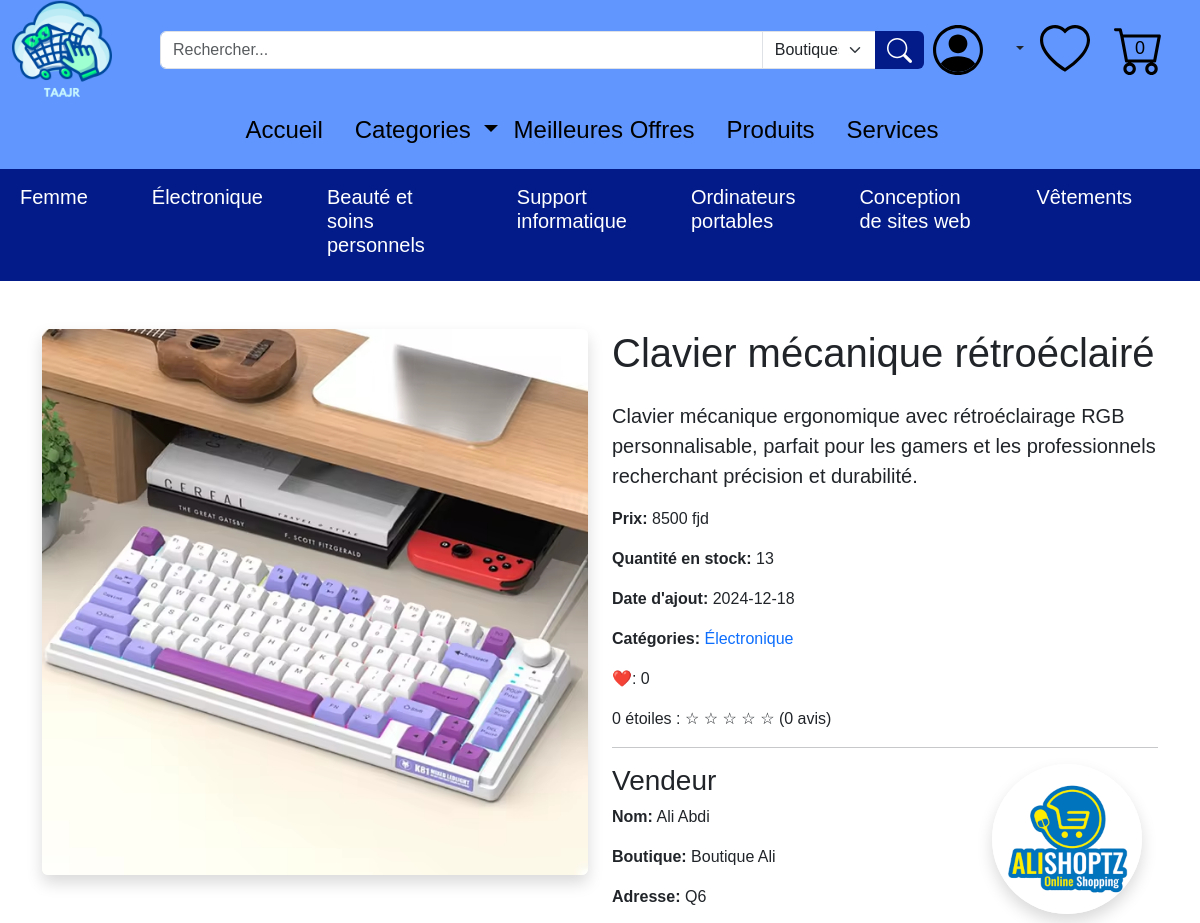
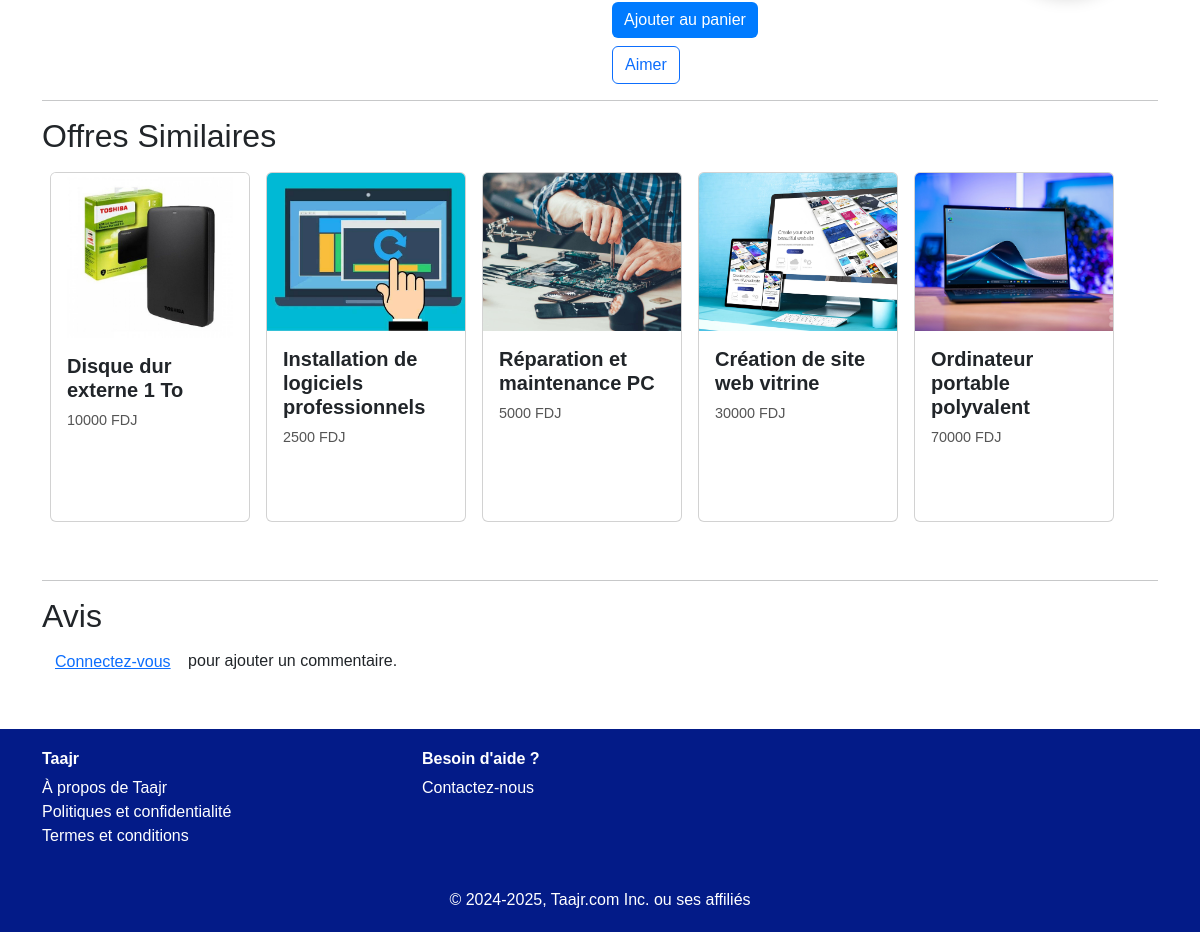
The app's page /offre_details/62, older data (2 pictures, top to bottom).
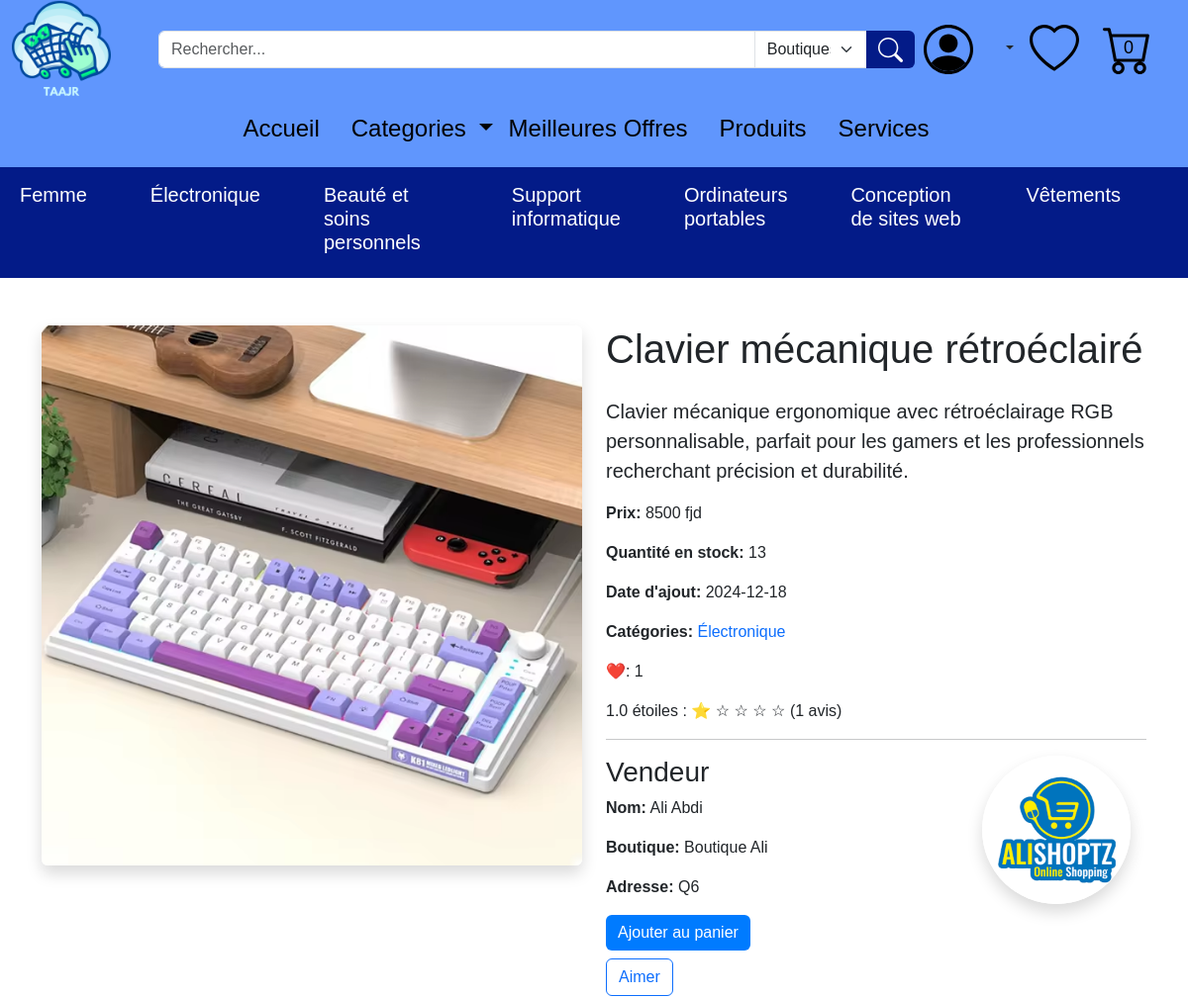
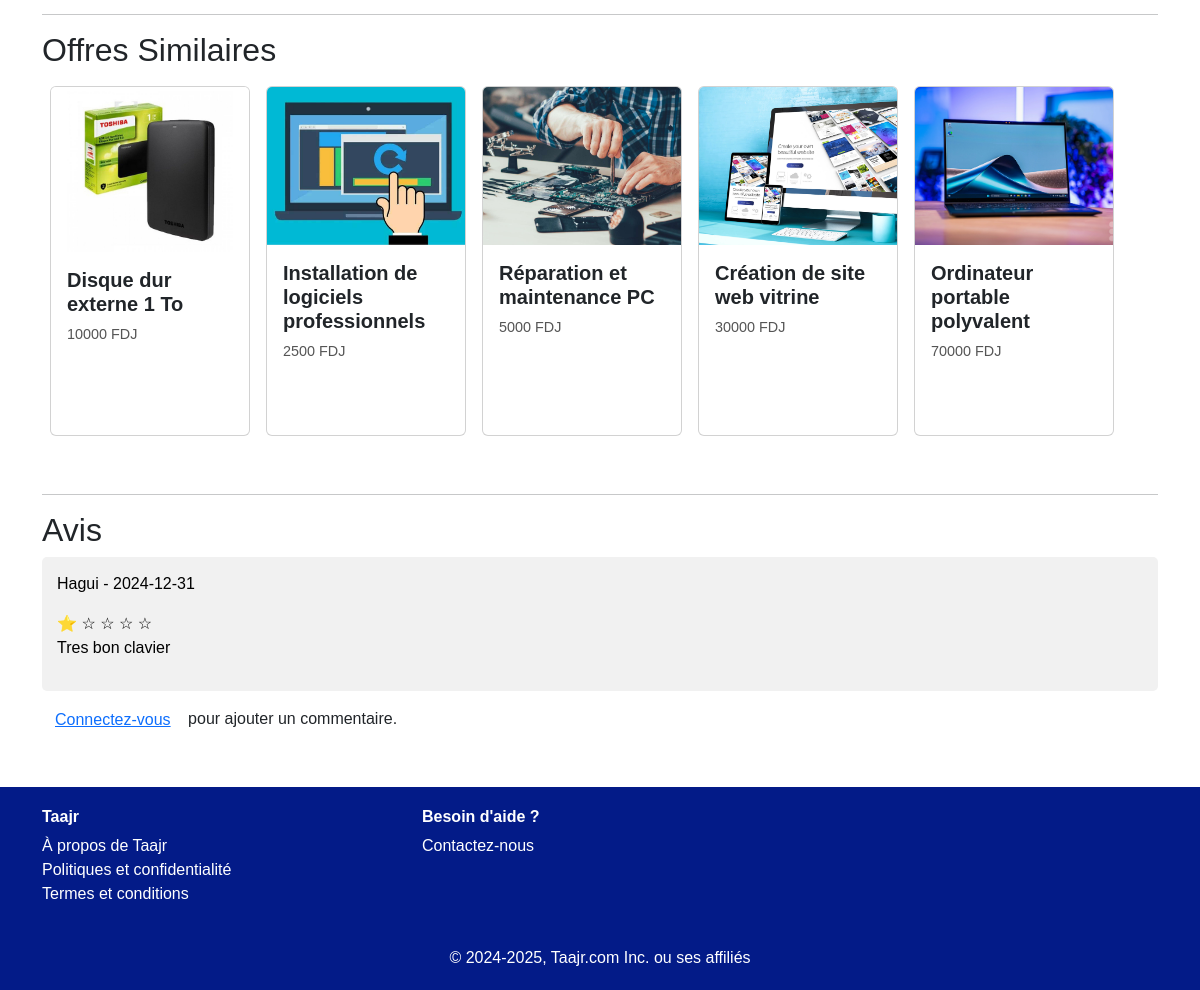
The same page, newer data (2 pictures, top to bottom).
### tables this page shows
CREATE TABLE "categorie" (
    ID_cat INTEGER PRIMARY KEY AUTOINCREMENT,
    nom_cat CHAR(50)
, description CHAR(255), image CHAR(100));

CREATE TABLE "offre" (
    ID_off INTEGER PRIMARY KEY AUTOINCREMENT,
    libelle_off CHAR(50),
    description_off CHAR(50),
    quantite_en_stock INTEGER,
    prix_off INTEGER,
    date_off DATE DEFAULT (date('now', 'localtime')),
    type_off CHAR(50),
    ID_uti INTEGER, image_off CHAR(50),
    FOREIGN KEY (ID_uti) REFERENCES "utilisateur"(ID_uti)
);

CREATE TABLE "utilisateur" (
    ID_uti INTEGER PRIMARY KEY AUTOINCREMENT,
    nom_uti CHAR(50),
    prenom_uti CHAR(50),
    email_uti CHAR(50),
    telephone CHAR(50),
    date_inscription DATE DEFAULT (date('now', 'localtime')),
    type_uti CHAR(50)
, date_naissance DATE, genre CHAR(50), mot_de_passe CHAR(255));

CREATE TABLE "Details_Vendeur" (
    ID_uti INTEGER,
    nom_boutique CHAR(50), 
    adresse_boutique CHAR(50), logo CHAR(50), description CHAR(255),
    FOREIGN KEY (ID_uti) REFERENCES "utilisateur"("ID_uti")
    );

CREATE TABLE "avis" (
    ID_avis INTEGER PRIMARY KEY AUTOINCREMENT,
    comment_avis CHAR(50),
    date_avis DATE DEFAULT (date('now', 'localtime')),
    ID_off INTEGER,
    ID_uti INTEGER,
    Etoiles INTEGER CHECK(Etoiles BETWEEN 1 AND 5),
    FOREIGN KEY (ID_off) REFERENCES "offre"(ID_off),
    FOREIGN KEY (ID_uti) REFERENCES "utilisateur"(ID_uti)
);

### app.py (the view, shortened to what this page needs)
@app.route('/offre_details/<int:offre_id>', methods=['GET', 'POST'])
def offre_details(offre_id):
    offre = db.execute("SELECT * FROM offre WHERE ID_off = ?", offre_id)
    if (not offre):
        flash("Offre non trouvée.", "danger")
        return redirect(url_for('index'))
    offre = offre[0]
    category = db.execute("""
        SELECT c.ID_cat, c.nom_cat FROM appartenir a
        JOIN categorie c ON a.ID_cat = c.ID_cat
        WHERE a.ID_off = ?
    """, offre_id)
    category_ids = [cat['ID_cat'] for cat in category]
    if (category_ids):
        similar_offers = db.execute(f"""
            SELECT DISTINCT offre.*
            FROM offre
            JOIN appartenir ON offre.ID_off = appartenir.ID_off
            WHERE appartenir.ID_cat IN ({','.join(['?']*len(category_ids))})
              AND offre.ID_off != ?
            LIMIT 10
        """, *category_ids, offre_id)
    else:
        similar_offers = []
    seller = db.execute("""
        SELECT utilisateur.nom_uti, utilisateur.prenom_uti, Details_Vendeur.nom_boutique, Details_Vendeur.adresse_boutique, Details_Vendeur.logo
        FROM utilisateur
        JOIN Details_Vendeur ON utilisateur.ID_uti = Details_Vendeur.ID_uti
        WHERE utilisateur.ID_uti = ?
    """, offre['ID_uti'])
    seller_info = seller[0] if seller else None
    avis = db.execute("""
        SELECT avis.comment_avis, avis.date_avis, avis.Etoiles, utilisateur.nom_uti AS user_name
        FROM avis
        JOIN utilisateur ON avis.ID_uti = utilisateur.ID_uti
        WHERE avis.ID_off = ?
    """, offre_id)
    likes_count = db.execute("SELECT COUNT(*) AS count FROM likes WHERE ID_off = ?", offre_id)[0]['count']
    avg_stars = db.execute("SELECT COALESCE(AVG(Etoiles), 0) AS average FROM avis WHERE ID_off = ?", offre_id)[0]['average']
    ratings_count = db.execute("SELECT COUNT(*) AS count FROM avis WHERE ID_off = ?", offre_id)[0]['count']
    return render_template('un_offre.html', offre=offre, avis=avis, similar_offers=similar_offers, seller_info=seller_info, category=category, likes_count=likes_count, avg_stars=avg_stars, ratings_count=ratings_count)

### templates/un_offre.html (shortened to what this page needs)
{% extends "layout.html" %}
{% block content %}
<div class="row">
    <div class="col-md-6">
        <img src="/static/{{ offre.image_off }}" alt="{{ offre.libelle_off }}" class="img-fluid rounded shadow">
    </div>
    <div class="col-md-6">
        <h1 class="mb-4">{{ offre.libelle_off }}</h1>
        <p class="lead">{{ offre.description_off }}</p>
        <p><strong>Prix:</strong> {{ offre.prix_off }} fjd</p>
        <p><strong>Quantité en stock:</strong> {{ offre.quantite_en_stock }}</p>
        <p><strong>Date d'ajout:</strong> {{ offre.date_off }}</p>
        <p><strong>Catégories:</strong>
            {% for categor in category %}
                <a href="{{ url_for('category_offers', category_id=categor.ID_cat) }}">{{ categor.nom_cat }}</a>{% if not loop.last %}, {% endif %}
            {% endfor %}
        </p>
        <p>❤️: {{ likes_count }}</p>
        <p>
            {{ avg_stars | round(1) }} étoiles :
            {% for i in range(1,6) %}
                {% if avg_stars >= i %}
                    ⭐
                {% elif avg_stars >= i - 0.5 %}
                    ☆
                {% else %}
                    ☆
                {% endif %}
            {% endfor %}
            ({{ ratings_count }} avis)
        </p>
        <hr>
        <div class="row">
            <div class="col-md-8">
            <h3>Vendeur</h3>
                <p><strong>Nom:</strong> {{ seller_info.prenom_uti }} {{ seller_info.nom_uti }}</p>
                <p><strong>Boutique:</strong> {{ seller_info.nom_boutique }}</p>
                <p><strong>Adresse:</strong> {{ seller_info.adresse_boutique }}</p>
            </div>
            <div class="col-md-4">
                {% if seller_info.logo %}
                    <a href="{{ url_for('boutique', vendeur_id=offre.ID_uti) }}">
                        <img src="/static/{{ seller_info.logo }}" alt="Logo de la boutique" class="img-fluid rounded-circle shadow" style="width: 150px; height: 150px; object-fit: cover;">
                    </a>
                {% endif %}
            </div>
        </div>
        {% if offre.ID_off in cart_ids %}
            <form method="POST" action="{{ url_for('remove_from_cart') }}">
                <input type="hidden" name="product_id" value="{{ offre.ID_off }}">
                <button type="submit" class="btn btn-warning">Retirer du panier</button>
            </form>
        {% else %}
            <form method="POST" action="{{ url_for('Ajouter_au_panier') }}">
                <button type="submit" class="btn btn-primary">Ajouter au panier</button>
            </form>
        {% endif %}
        {% if offre.ID_off in favoris_ids %}
            <form method="POST" action="{{ url_for('unlike_offer') }}">
                <input type="hidden" name="offer_id" value="{{ offre.ID_off }}">
                <button type="submit" class="btn btn-danger mt-2">Retirer des favoris</button>
            </form>
        {% else %}
            <form method="POST" action="{{ url_for('like_offer') }}">
                <button type="submit" class="btn btn-outline-primary mt-2">Aimer</button>
            </form>
        {% endif %}
    </div>
</div>
<hr>
<h2>Offres Similaires</h2>
<div class="similar-offers-container">
    {% for similar_offer in similar_offers %}
        <a href="{{ url_for('offre_details', offre_id=similar_offer.ID_off) }}" class="card-link">
            <div class="card m-2">
                <img src="/static/{{ similar_offer.image_off }}" class="card-img-top" alt="{{ similar_offer.libelle_off }}">
                <div class="card-body">
                    <h5 class="card-title">{{ similar_offer.libelle_off }}</h5>
                    <p class="card-text">{{ similar_offer.prix_off }}  FDJ</p>
                </div>
            </div>
        </a>
    {% endfor %}
</div>
<hr>
<h2>Avis</h2>
{% for avis_item in avis %}
    <div class="review">
        <p>{{ avis_item.user_name }} - {{ avis_item.date_avis }}</p>
        <div class="star-rating">
            {% for star in range(1, 6) %}
                {% if star <= avis_item.Etoiles %}
                    ⭐
                {% else %}
                    ☆
                {% endif %}
            {% endfor %}
        </div>
        <p>{{ avis_item.comment_avis }}</p>
    </div>
{% endfor %}
{% if session.user_id %}
    <form action="{{ url_for('offre_details', offre_id=offre.ID_off) }}" method="post" class="mt-4">
        <input type="hidden" name="etoiles" id="etoiles" value="0">
        <div class="star-rating-input">
            <span class="star" data-value="1">☆</span>
            <span class="star" data-value="2">☆</span>
            <span class="star" data-value="3">☆</span>
            <span class="star" data-value="4">☆</span>
            <span class="star" data-value="5">☆</span>
            <input type="hidden" name="etoiles" id="etoiles" value="0">
        </div>
        <div class="mb-3">
            <textarea name="commentaire" class="form-control" rows="3" required placeholder="Ajouter un commentaire"></textarea>
        </div>
        <button type="submit" class="btn btn-primary">Soumettre</button>
    </form>
    <script>
        const stars = document.querySelectorAll('.star');
        const etoilesInput = document.getElementById('etoiles');
        stars.forEach(star => {
            star.addEventListener('click', () => {
                const rating = star.getAttribute('data-value');
                etoilesInput.value = rating;
                stars.forEach(s => {
                    if(s.getAttribute('data-value') <= rating){
                        s.src = 'static/Images/StarS.svg';
                    } else {
                        s.src = 'static/Images/Star.svg';
                    }
                });
            });
        });
        document.addEventListener('DOMContentLoaded', function() {
            const stars = document.querySelectorAll('.star-rating-input .star');
            const etoilesInput = document.getElementById('etoiles');
            stars.forEach(star => {
                star.addEventListener('click', function() {
                    const rating = this.getAttribute('data-value');
                    etoilesInput.value = rating;
                    stars.forEach(s => {
                        if (s.getAttribute('data-value') <= rating) {
                            s.textContent = '⭐';
                        } else {
                            s.textContent = '☆';
                        }
                    });
                });
            });
        });
    </script>
{% else %}
    <p><a href="{{ url_for('connexion') }}" class="btn btn-link">Connectez-vous</a> pour ajouter un commentaire.</p>
{% endif %}
{% endblock %}

### templates/layout.html (shortened to what this page needs)
<!DOCTYPE html>
<html lang="fr">
<head>
  <link href="/static/bootstrap-5.3.3-dist/css/bootstrap.min.css" rel="stylesheet">
  <link rel="stylesheet" href="/static/style.css">
  <link rel="stylesheet" href="{{ url_for('static', filename='style.css') }}">
</head>
<body>
    <header>
        <div style="background-color: #6096FD;">
            <div class="container-fluid d-flex align-items-center">
              <a href="/"><img src="/static/Images/Taajr(1).png" width="100px" class="me-5"></a>
              <form action="{{ url_for('search') }}" method="GET" class="d-flex justify-content-center my-3" style="width: 65%;">
                <div class="input-group">
                    <input type="text" name="query" class="form-control" placeholder="Rechercher..." required>
                    <select name="category" class="form-select" style="max-width: 15%;">
                        <option value="boutique">Boutiques</option>
                    </select>
                    <button type="submit" class="btn btn-primary"  style="background-color: #031B88; border-color: #031B88;">
                        <img src="/static/Images/search.svg" width="25px" height="25px">
                    </button>
                </div>
              </form>
              <div class="d-flex align-items-center ms-auto">
                  <div class="dropdown">
                      <div class="dropdown-toggle" id="userDropdown" role="button" data-bs-toggle="dropdown" aria-expanded="false">
                          <img src="/static/Images/Maquette Taajr/person-circle.svg" width="50px" class="me-4">
                      </div>
                  </div>
                  <a href="/Favoris" class="ms-3">
                    <img src="/static/Images/Maquette Taajr/heart.svg" width="50px" class="me-4">
                  </a>
                  <a href="{{ url_for('Panier') }}" class="cart-icon">
                      <img src="/static/Images/Maquette Taajr/cart.svg" width="50px" class="me-4">
                      <span class="cart-count">{{ cart_ids|length }}</span>
                  </a>
              </div>
            </div>
        </div>
        <nav class="navbar navbar-expand-lg navbar-dark" style="background-color: #6096FD;">
            <div class="container">
                <div class="collapse navbar-collapse justify-content-center" id="navbarNav">
                    <h4>
                        <ul class="navbar-nav ms-auto">
                            <li class="nav-item me-3">
                                <a class="nav-link {% if request.path == '/' %}text-white{% else %}text-black{% endif %}" href="/">Accueil</a>
                            </li>
                            <li class="nav-item dropdown">
                                <a class="nav-link dropdown-toggle  {% if request.path == '/Categories' %}text-white{% else %}text-black{% endif %}" href="#" id="categoriesDropdown" role="button" data-bs-toggle="dropdown" aria-expanded="false">
                                    Categories
                                </a>
                            </li>
                            <li class="nav-item me-3">
                                <a class="nav-link {% if request.path == '/meilleure_offre' %}text-white{% else %}text-black{% endif %}" href="/meilleure_offre">Meilleures Offres</a>
                            </li>
                            <li class="nav-item me-3">
                                <a class="nav-link {% if request.path == '/Produits' %}text-white{% else %}text-black{% endif %}" href="/Produits">Produits</a>
                            </li>
                            <li class="nav-item me-3">
                                <a class="nav-link {% if request.path == '/Services' %}text-white{% else %}text-black{% endif %}" href="/Services">Services</a>
                            </li>
                        </ul>
                    </h4>
                </div>
            </div>
        </nav>
            <nav class="navbar navbar-expand-lg navbar-light" style="background-color: #031B88;">
                <div class="container-fluid">
                    <div class="collapse navbar-collapse justify-content-center" id="subNavbarNav">
                        <h5>
                            <ul class="navbar-nav mx-auto">
                                {% for category in top_categories %}
                                <li class="nav-item me-5">
                                  <a class="nav-link text-white" href="{{ url_for('category_offers', category_id=category.ID_cat) }}">{{ category.nom_cat }}</a>
                                </li>
                                {% endfor %}
                            </ul>
                        </h5>
                    </div>
                </div>
            </nav>
    </header>
    <main>
        <div class="container my-5">
            {% block content %}
            {% endblock %}
        </div>
    </main>
    <footer class="footer text-white" style="background-color: #031B88;">
        <div class="container">
          <div class="row">
            <div class="col-md-4">
              <h6 class="fw-bold">Taajr</h6>
              <ul class="list-unstyled">
                <li><a href="/a_propos" class="text-white text-decoration-none">À propos de Taajr</a></li>
                <li><a href="/politique" class="text-white text-decoration-none">Politiques et confidentialité</a></li>
                <li><a href="/termes" class="text-white text-decoration-none">Termes et conditions</a></li>
              </ul>
            </div>
            <div class="col-md-4">
              <h6 class="fw-bold">Besoin d'aide ?</h6>
              <ul class="list-unstyled">
                <li><a href="/Contactez-nous" class="text-white text-decoration-none">Contactez-nous</a></li>
              </ul>
            </div>
          </div>
          <div class="text-center mt-4">
            <p class="mb-0">© 2024-2025, Taajr.com Inc. ou ses affiliés</p>
          </div>
        </div>
      </footer>
</body>
</html>

Row changes from the older to the newer data that the page shows:
added avis: user_name "Hagui", date_avis "2024-12-31", Etoiles 1 (drawn), comment_avis "Tres bon clavier"
Text that changed along with them:
{{ likes_count }}: "0" → "1"
{{ avg_stars | round(1) }}: "0" → "1.0"
{{ ratings_count }}: "0" → "1"
